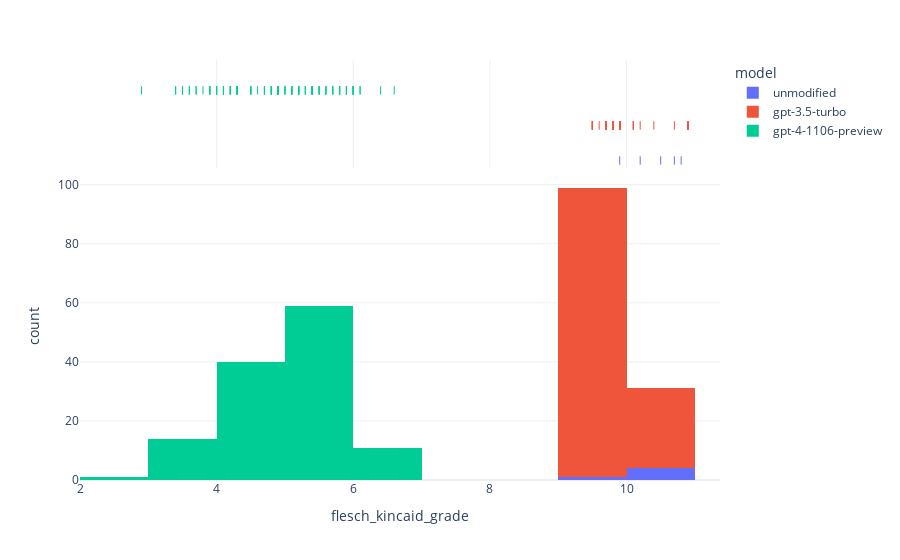

The code cell stored with this chart in its notebook:
### Code cell
fig = px.histogram(df, x="flesch_kincaid_grade", color="model",
                   marginal="rug", # or violin, rug, box
                   hover_data=df.columns)
fig.show()

### Figure 1 — Plotly figure (JSON) as saved in the notebook; plotly's stock layout.template omitted (floating-point values rounded to 4 significant figures; data arrays with more than 128 entries replaced by an {"elided": "..."} marker saying what was removed)
{"data": [{"alignmentgroup": "True", "bingroup": "x", "hovertemplate": "model=unmodified<br>flesch_kincaid_grade=%{x}<br>count=%{y}<extra></extra>", "legendgroup": "unmodified", "marker": {"color": "#636efa", "pattern": {"shape": ""}}, "name": "unmodified", "offsetgroup": "unmodified", "orientation": "v", "showlegend": true, "type": "histogram", "x": [10.8, 10.2, 10.5, 9.9, 10.7], "xaxis": "x", "yaxis": "y"}, {"alignmentgroup": "True", "boxpoints": "all", "customdata": {"elided": "5x37 mixed values"}, "fillcolor": "rgba(255,255,255,0)", "hoveron": "points", "hovertemplate": "model=%{customdata[2]}<br>flesch_kincaid_grade=%{x}<br>Unnamed: 0=%{customdata[0]}<br>avs_id=%{customdata[1]}<br>seed=%{customdata[3]}<br>timestamp=%{customdata[4]}<br>text=%{customdata[5]}<br>flesch_reading_ease=%{customdata[6]}<br>smog_index=%{customdata[7]}<br>coleman_liau_index=%{customdata[8]}<br>automated_readability_index=%{customdata[9]}<br>dale_chall_readability_score=%{customdata[10]}<br>difficult_words=%{customdata[11]}<br>linsear_write_formula=%{customdata[12]}<br>gunning_fog=%{customdata[13]}<br>text_standard=%{customdata[14]}<br>fernandez_huerta=%{customdata[15]}<br>szigriszt_pazos=%{customdata[16]}<br>gutierrez_polini=%{customdata[17]}<br>crawford=%{customdata[18]}<br>gulpease_index=%{customdata[19]}<br>osman=%{customdata[20]}<br>diff_flesch_kincaid_grade=%{customdata[21]}<br>diff_flesch_reading_ease=%{customdata[22]}<br>diff_smog_index=%{customdata[23]}<br>diff_coleman_liau_index=%{customdata[24]}<br>diff_automated_readability_index=%{customdata[25]}<br>diff_dale_chall_readability_score=%{customdata[26]}<br>diff_difficult_words=%{customdata[27]}<br>diff_linsear_write_formula=%{customdata[28]}<br>diff_gunning_fog=%{customdata[29]}<br>diff_text_standard=%{customdata[30]}<br>diff_fernandez_huerta=%{customdata[31]}<br>diff_szigriszt_pazos=%{customdata[32]}<br>diff_gutierrez_polini=%{customdata[33]}<br>diff_crawford=%{customdata[34]}<br>diff_gulpease_index=%{customdata[35]}<br>diff_osman=%{customdata[36]}<extra></extra>", "jitter": 0, "legendgroup": "unmodified", "line": {"color": "rgba(255,255,255,0)"}, "marker": {"color": "#636efa", "symbol": "line-ns-open"}, "name": "unmodified", "offsetgroup": "unmodified", "showlegend": false, "type": "box", "x": [10.8, 10.2, 10.5, 9.9, 10.7], "xaxis": "x2", "yaxis": "y2"}, {"alignmentgroup": "True", "bingroup": "x", "hovertemplate": "model=gpt-3.5-turbo<br>flesch_kincaid_grade=%{x}<br>count=%{y}<extra></extra>", "legendgroup": "gpt-3.5-turbo", "marker": {"color": "#EF553B", "pattern": {"shape": ""}}, "name": "gpt-3.5-turbo", "offsetgroup": "gpt-3.5-turbo", "orientation": "v", "showlegend": true, "type": "histogram", "x": [9.8, 9.9, 10.9, 9.7, 9.7, 9.8, 9.9, 10.1, 9.7, 9.7, 9.8, 9.9, 10.9, 9.7, 9.5, 9.8, 9.6, 10.7, 9.7, 9.7, 9.8, 10.1, 10.9, 9.7, 9.5, 9.8, 9.9, 10.4, 9.7, 9.7, 9.8, 9.9, 10.9, 9.7, 9.7, 9.8, 9.9, 10.9, 9.7, 9.7, 9.8, 9.9, 10.9, 9.7, 9.7, 9.8, 9.9, 10.9, 9.7, 9.7, 9.8, 9.9, 10.9, 9.7, 9.7, 9.8, 9.9, 10.9, 9.7, 9.5, 9.8, 10.2, 10.9, 9.7, 9.9, 9.8, 9.9, 10.9, 9.7, 9.5, 9.8, 9.9, 10.9, 9.7, 9.5, 9.8, 9.9, 10.9, 9.7, 9.7, 9.8, 9.9, 10.9, 9.8, 9.7, 9.8, 9.9, 10.1, 9.7, 9.9, 9.8, 9.9, 10.9, 9.7, 9.7, 9.8, 9.9, 10.9, 9.7, 9.7, 9.8, 9.9, 10.9, 9.7, 9.7, 9.8, 9.9, 10.9, 9.7, 9.5, 9.8, 9.7, 10.9, 9.7, 9.7, 9.8, 9.9, 10.9, 9.7, 9.5, 9.8, 9.9, 10.1, 9.7, 9.7], "xaxis": "x", "yaxis": "y"}, {"alignmentgroup": "True", "boxpoints": "all", "customdata": {"elided": "125x37 mixed values"}, "fillcolor": "rgba(255,255,255,0)", "hoveron": "points", "hovertemplate": "model=%{customdata[2]}<br>flesch_kincaid_grade=%{x}<br>Unnamed: 0=%{customdata[0]}<br>avs_id=%{customdata[1]}<br>seed=%{customdata[3]}<br>timestamp=%{customdata[4]}<br>text=%{customdata[5]}<br>flesch_reading_ease=%{customdata[6]}<br>smog_index=%{customdata[7]}<br>coleman_liau_index=%{customdata[8]}<br>automated_readability_index=%{customdata[9]}<br>dale_chall_readability_score=%{customdata[10]}<br>difficult_words=%{customdata[11]}<br>linsear_write_formula=%{customdata[12]}<br>gunning_fog=%{customdata[13]}<br>text_standard=%{customdata[14]}<br>fernandez_huerta=%{customdata[15]}<br>szigriszt_pazos=%{customdata[16]}<br>gutierrez_polini=%{customdata[17]}<br>crawford=%{customdata[18]}<br>gulpease_index=%{customdata[19]}<br>osman=%{customdata[20]}<br>diff_flesch_kincaid_grade=%{customdata[21]}<br>diff_flesch_reading_ease=%{customdata[22]}<br>diff_smog_index=%{customdata[23]}<br>diff_coleman_liau_index=%{customdata[24]}<br>diff_automated_readability_index=%{customdata[25]}<br>diff_dale_chall_readability_score=%{customdata[26]}<br>diff_difficult_words=%{customdata[27]}<br>diff_linsear_write_formula=%{customdata[28]}<br>diff_gunning_fog=%{customdata[29]}<br>diff_text_standard=%{customdata[30]}<br>diff_fernandez_huerta=%{customdata[31]}<br>diff_szigriszt_pazos=%{customdata[32]}<br>diff_gutierrez_polini=%{customdata[33]}<br>diff_crawford=%{customdata[34]}<br>diff_gulpease_index=%{customdata[35]}<br>diff_osman=%{customdata[36]}<extra></extra>", "jitter": 0, "legendgroup": "gpt-3.5-turbo", "line": {"color": "rgba(255,255,255,0)"}, "marker": {"color": "#EF553B", "symbol": "line-ns-open"}, "name": "gpt-3.5-turbo", "offsetgroup": "gpt-3.5-turbo", "showlegend": false, "type": "box", "x": [9.8, 9.9, 10.9, 9.7, 9.7, 9.8, 9.9, 10.1, 9.7, 9.7, 9.8, 9.9, 10.9, 9.7, 9.5, 9.8, 9.6, 10.7, 9.7, 9.7, 9.8, 10.1, 10.9, 9.7, 9.5, 9.8, 9.9, 10.4, 9.7, 9.7, 9.8, 9.9, 10.9, 9.7, 9.7, 9.8, 9.9, 10.9, 9.7, 9.7, 9.8, 9.9, 10.9, 9.7, 9.7, 9.8, 9.9, 10.9, 9.7, 9.7, 9.8, 9.9, 10.9, 9.7, 9.7, 9.8, 9.9, 10.9, 9.7, 9.5, 9.8, 10.2, 10.9, 9.7, 9.9, 9.8, 9.9, 10.9, 9.7, 9.5, 9.8, 9.9, 10.9, 9.7, 9.5, 9.8, 9.9, 10.9, 9.7, 9.7, 9.8, 9.9, 10.9, 9.8, 9.7, 9.8, 9.9, 10.1, 9.7, 9.9, 9.8, 9.9, 10.9, 9.7, 9.7, 9.8, 9.9, 10.9, 9.7, 9.7, 9.8, 9.9, 10.9, 9.7, 9.7, 9.8, 9.9, 10.9, 9.7, 9.5, 9.8, 9.7, 10.9, 9.7, 9.7, 9.8, 9.9, 10.9, 9.7, 9.5, 9.8, 9.9, 10.1, 9.7, 9.7], "xaxis": "x2", "yaxis": "y2"}, {"alignmentgroup": "True", "bingroup": "x", "hovertemplate": "model=gpt-4-1106-preview<br>flesch_kincaid_grade=%{x}<br>count=%{y}<extra></extra>", "legendgroup": "gpt-4-1106-preview", "marker": {"color": "#00cc96", "pattern": {"shape": ""}}, "name": "gpt-4-1106-preview", "offsetgroup": "gpt-4-1106-preview", "orientation": "v", "showlegend": true, "type": "histogram", "x": [4.8, 5.3, 4.9, 3.8, 5.2, 6, 4.9, 4.8, 3.9, 5.4, 2.9, 5.9, 4.7, 4.2, 5.2, 4.7, 5, 5.5, 3.4, 5.4, 5.9, 5.5, 4.9, 3.6, 5.4, 5.3, 5.4, 5.8, 4.3, 5.2, 5.6, 6.6, 6, 3.5, 5.2, 5.8, 4.6, 5.2, 3.5, 4.8, 5.4, 5.1, 6, 4.2, 4.7, 4.3, 4.8, 5.1, 3.9, 5.4, 6.4, 5.3, 5.2, 3.7, 5.9, 5.8, 5.8, 5.4, 3.9, 5.1, 4, 5.3, 4.1, 4.5, 5.2, 6.1, 6, 5.2, 4.9, 5.2, 5.4, 4.2, 4, 3.6, 6, 6, 5, 5.2, 4.2, 4.9, 5.7, 5.6, 5.4, 5.1, 5.9, 6, 5.6, 5.4, 5, 4.9, 4.1, 5.9, 5.8, 3.9, 4.9, 4, 6.1, 4, 4.1, 5.3, 5.5, 4.9, 4.9, 4.3, 5.1, 3.4, 4.3, 5.7, 5.3, 4.5, 4.3, 5.7, 5.3, 5.2, 4.3, 4.7, 5.4, 5.8, 3.7, 5.3, 3.5, 5.2, 4.5, 4.1, 4.5], "xaxis": "x", "yaxis": "y"}, {"alignmentgroup": "True", "boxpoints": "all", "customdata": {"elided": "125x37 mixed values"}, "fillcolor": "rgba(255,255,255,0)", "hoveron": "points", "hovertemplate": "model=%{customdata[2]}<br>flesch_kincaid_grade=%{x}<br>Unnamed: 0=%{customdata[0]}<br>avs_id=%{customdata[1]}<br>seed=%{customdata[3]}<br>timestamp=%{customdata[4]}<br>text=%{customdata[5]}<br>flesch_reading_ease=%{customdata[6]}<br>smog_index=%{customdata[7]}<br>coleman_liau_index=%{customdata[8]}<br>automated_readability_index=%{customdata[9]}<br>dale_chall_readability_score=%{customdata[10]}<br>difficult_words=%{customdata[11]}<br>linsear_write_formula=%{customdata[12]}<br>gunning_fog=%{customdata[13]}<br>text_standard=%{customdata[14]}<br>fernandez_huerta=%{customdata[15]}<br>szigriszt_pazos=%{customdata[16]}<br>gutierrez_polini=%{customdata[17]}<br>crawford=%{customdata[18]}<br>gulpease_index=%{customdata[19]}<br>osman=%{customdata[20]}<br>diff_flesch_kincaid_grade=%{customdata[21]}<br>diff_flesch_reading_ease=%{customdata[22]}<br>diff_smog_index=%{customdata[23]}<br>diff_coleman_liau_index=%{customdata[24]}<br>diff_automated_readability_index=%{customdata[25]}<br>diff_dale_chall_readability_score=%{customdata[26]}<br>diff_difficult_words=%{customdata[27]}<br>diff_linsear_write_formula=%{customdata[28]}<br>diff_gunning_fog=%{customdata[29]}<br>diff_text_standard=%{customdata[30]}<br>diff_fernandez_huerta=%{customdata[31]}<br>diff_szigriszt_pazos=%{customdata[32]}<br>diff_gutierrez_polini=%{customdata[33]}<br>diff_crawford=%{customdata[34]}<br>diff_gulpease_index=%{customdata[35]}<br>diff_osman=%{customdata[36]}<extra></extra>", "jitter": 0, "legendgroup": "gpt-4-1106-preview", "line": {"color": "rgba(255,255,255,0)"}, "marker": {"color": "#00cc96", "symbol": "line-ns-open"}, "name": "gpt-4-1106-preview", "offsetgroup": "gpt-4-1106-preview", "showlegend": false, "type": "box", "x": [4.8, 5.3, 4.9, 3.8, 5.2, 6, 4.9, 4.8, 3.9, 5.4, 2.9, 5.9, 4.7, 4.2, 5.2, 4.7, 5, 5.5, 3.4, 5.4, 5.9, 5.5, 4.9, 3.6, 5.4, 5.3, 5.4, 5.8, 4.3, 5.2, 5.6, 6.6, 6, 3.5, 5.2, 5.8, 4.6, 5.2, 3.5, 4.8, 5.4, 5.1, 6, 4.2, 4.7, 4.3, 4.8, 5.1, 3.9, 5.4, 6.4, 5.3, 5.2, 3.7, 5.9, 5.8, 5.8, 5.4, 3.9, 5.1, 4, 5.3, 4.1, 4.5, 5.2, 6.1, 6, 5.2, 4.9, 5.2, 5.4, 4.2, 4, 3.6, 6, 6, 5, 5.2, 4.2, 4.9, 5.7, 5.6, 5.4, 5.1, 5.9, 6, 5.6, 5.4, 5, 4.9, 4.1, 5.9, 5.8, 3.9, 4.9, 4, 6.1, 4, 4.1, 5.3, 5.5, 4.9, 4.9, 4.3, 5.1, 3.4, 4.3, 5.7, 5.3, 4.5, 4.3, 5.7, 5.3, 5.2, 4.3, 4.7, 5.4, 5.8, 3.7, 5.3, 3.5, 5.2, 4.5, 4.1, 4.5], "xaxis": "x2", "yaxis": "y2"}], "layout": {"autosize": true, "barmode": "relative", "legend": {"title": {"text": "model"}, "tracegroupgap": 0}, "margin": {"t": 60}, "xaxis": {"anchor": "y", "autorange": true, "domain": [0, 1], "range": [2, 11.37], "title": {"text": "flesch_kincaid_grade"}, "type": "linear"}, "xaxis2": {"anchor": "y2", "autorange": true, "domain": [0, 1], "matches": "x", "range": [2, 11.37], "showgrid": true, "showticklabels": false, "type": "linear"}, "yaxis": {"anchor": "x", "autorange": true, "domain": [0, 0.7326], "range": [0, 104.2], "title": {"text": "count"}}, "yaxis2": {"anchor": "x2", "autorange": true, "domain": [0.7426, 1], "matches": "y2", "range": [-0.6678, 2.5], "showgrid": false, "showline": false, "showticklabels": false, "ticks": "", "type": "category"}}}
